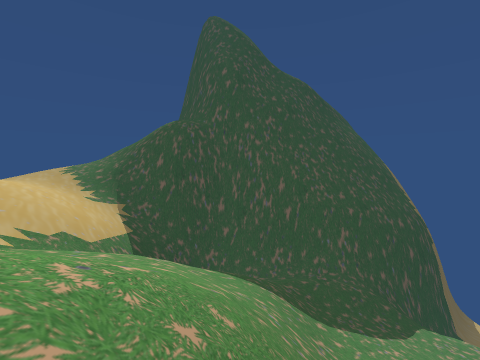
[1] (above)

13 first-person views from a walk through a Unity game level. The camera is 1.2 m above the floor, tilts 4° down and sees 90° across. The floor is counted in squares, 1 m on a side. Each view is taken from the middle of a square. On the plan, view 1 faces up. The plan holds only what a view shows up to about 12 squares ahead; the rest is blank. The place goes on beyond the plan. Some surface patterns are stand-ins.

[2]
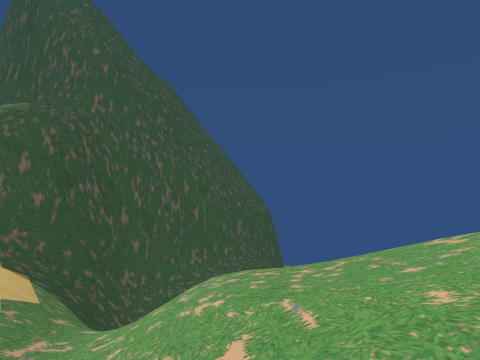

[3]
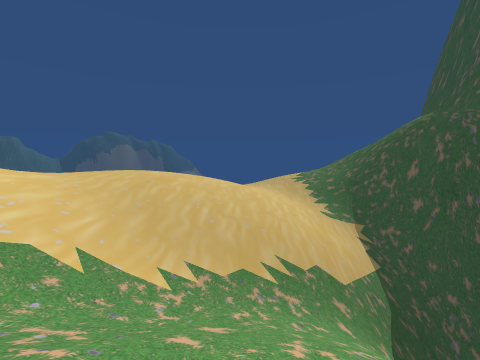

[4]
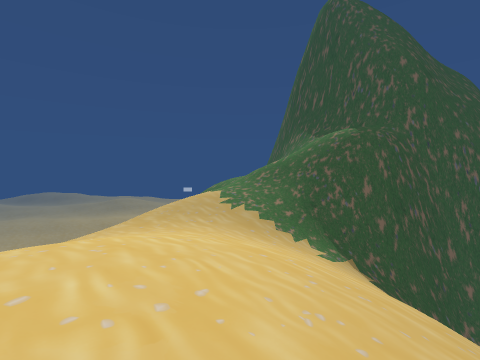

[5]
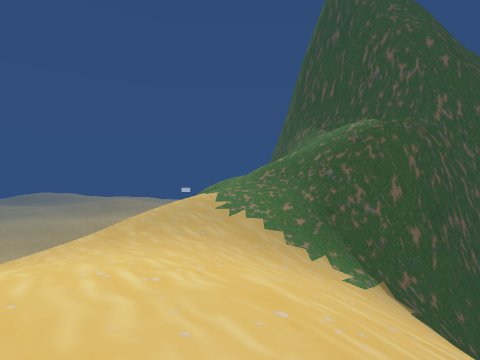

[6]
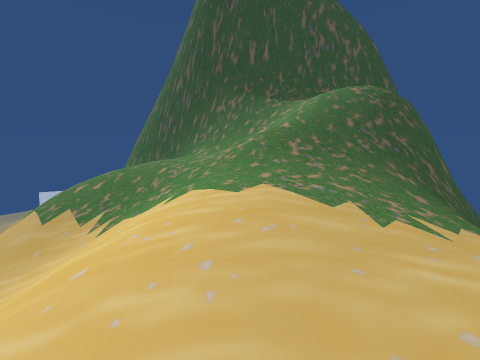

[7]
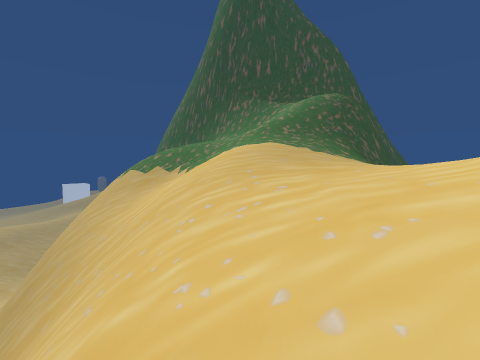

[8]
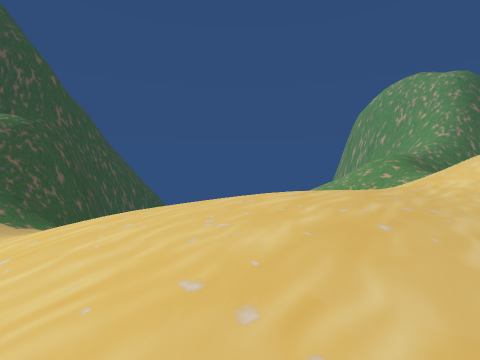

[9]
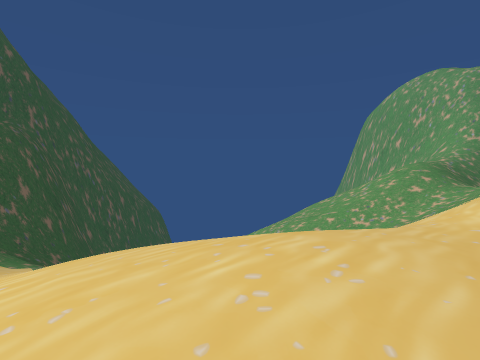

[10]
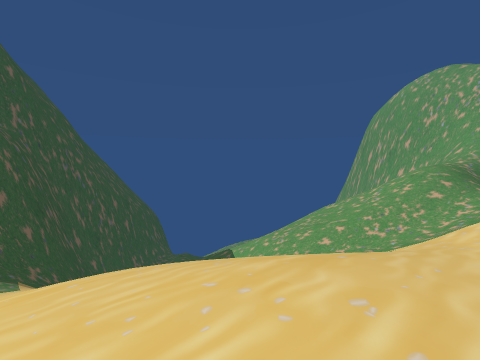

[11]
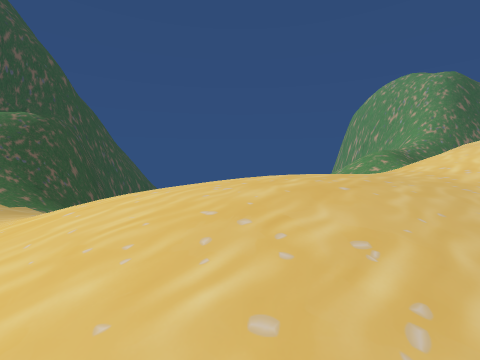

[12]
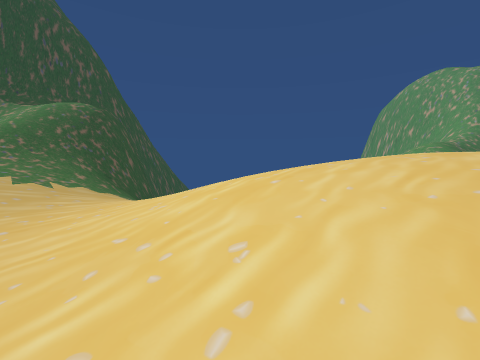

[13]
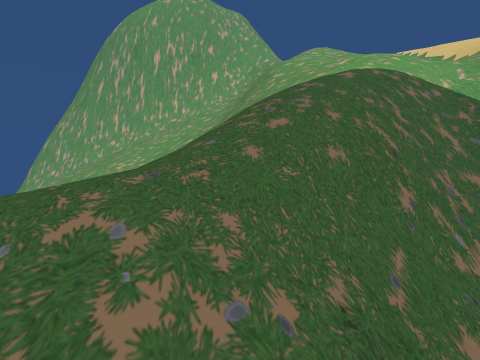

### Floor plan
Key: @ floor where view 1 was taken; # wall or solid block; . main floor; - floor 0.25 m lower than the main floor; : floor 0.5 m higher than the main floor; + floor 0.75 m higher than the main floor; _ floor 0.75 m lower than the main floor; * floor 1.25 m higher than the main floor; % floor 1.75 m higher than the main floor; < floor 3.25 m lower than the main floor; ( floor 6.25 m lower than the main floor; ! floor 6.75 m lower than the main floor; ? floor 7.25 m lower than the main floor; / step, stairs or slope; = window, fence, low wall or low ledge; v drop or lower ground.
Columns run from 19 left of view 1 to 10 right of it. Each row starts with its distance up from view 1.
 23 #v//////+++####
 22 #v///////+//==##
 21 vv//////// ///=##
 20 vv/////////////###
 19 vv////////////  ####
 18 v</////:////////#=##
 17 vv///....///=vvvvvv
 16 v/////...///##vvv
 15 v///_----///=######
 14 ///______////=####=
 13  //_______/////v##/ (
 12 ///__---///////##  ////////
 11   ///...//////v# /===////////
 10  ////...//////v# ##=//////!?//
  9   //..:../////v ## ////////?/?
  8   /.::::.///////v//////////!
  7  /..::+::////////////////
  6   ..:+++://////////////
  5   /.:+++://///////////
  4     ::++:///////////= /////
  3      :+++///////////=///////
  2       +++///////////=/////////
  1        /+///////////=/////////
  0         *////////  @
 -1          %///////
 -2              +//%
 -3               //%
 -4                //

Where each view was taken, in squares from view 1:
view 1: 0 up, 0 right, facing up
view 2: 2 up, 6 left, facing up-right
view 3: 2 up, 3 left, facing up-left
view 4: 5 up, 11 left, facing up
view 5: 7 up, 11 left, facing up
view 6: 15 up, 15 left, facing up-right
view 7: 12 up, 19 left, facing up-right
view 8: 7 up, 17 left, facing right
view 9: 7 up, 15 left, facing right
view 10: 7 up, 14 left, facing right
view 11: 7 up, 18 left, facing right
view 12: 10 up, 18 left, facing right
view 13: 13 up, 1 right, facing down
